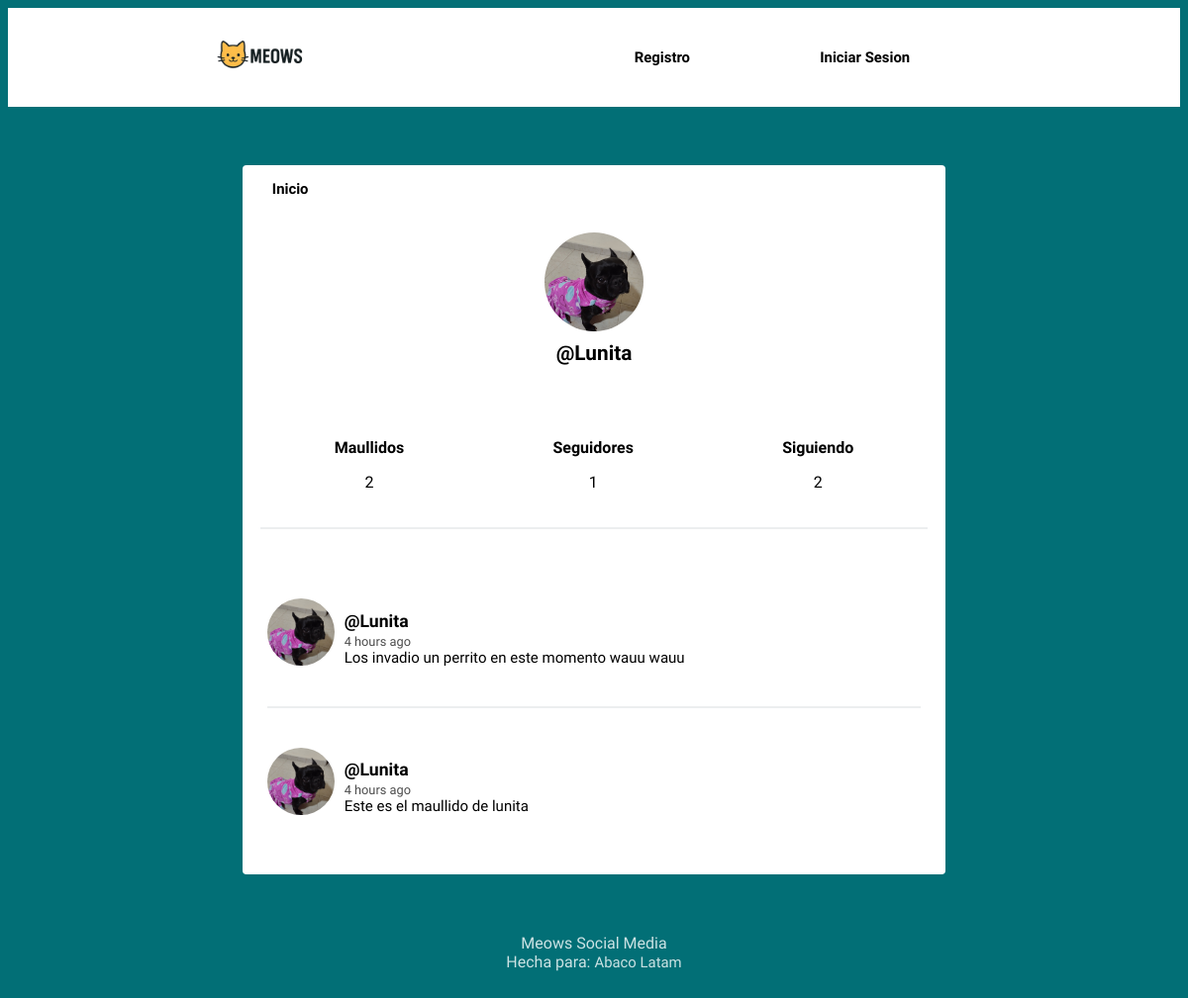
Page /profile/Lunita/ on the committed database.
### meowApp/models.py (models this page shows, shortened)
class Profile(models.Model):
    user = models.OneToOneField(User, on_delete=models.CASCADE)
    image = models.ImageField(default='evilcat.png')
    def following(self):
        user_ids = Relationship.objects.filter(from_user=self.user).values_list('to_user_id', flat=True)
        return User.objects.filter(id__in= user_ids)
    def followers(self):
        user_ids = Relationship.objects.filter(to_user=self.user).values_list('from_user_id', flat=True)
        return User.objects.filter(id__in= user_ids)

class Post(models.Model):
    user = models.ForeignKey(User, on_delete=models.CASCADE, related_name='posts')
    timestamp = models.DateTimeField(default=timezone.now)
    content = models.CharField(max_length=140)
    class Meta:
        ordering = ['-timestamp']

### meowApp/views.py (the view)
def profile(request, username=None):
    current_user = request.user
    if username and username != current_user.username:
        try:
            user = User.objects.get(username=username)
            posts = user.posts.all()
            is_own_profile = False
        except User.DoesNotExist:
            messages.error(request, f'El usuario "{username}" no fue encontrado.')
            return redirect('feed')
    else:
        posts = current_user.posts.all()
        user = current_user
        is_own_profile = True
    return render(request, 'social/profile.html', {'user':user, 'posts': posts, 'is_own_profile': is_own_profile})

### meowApp/templates/social/profile.html (shortened to what this page needs)
{% extends 'social/feed.html' %}
{% block content %}
<div class="profile">
	<img src="{{ user.profile.image.url }}">
	<h2>@{{ user.username }}</h2>
</div>
<div class="follow">
	<div>
		<h5>Maullidos</h5>
		<p>{{ user.posts.count }}</p>
	</div>
	<div>
		<h5>Seguidores</h5>
		<p>{{ user.profile.followers.count }}</p>
	</div>
	<div>
		<h5>Siguiendo</h5>
		<p>{{ user.profile.following.count }}</p>
	</div>
</div>
{{ block.super }}
{% endblock %}

### meowApp/templates/social/feed.html (shortened to what this page needs)
{% extends 'social/layout.html' %}
{% load humanize %}
{% block content %}
{% for post in posts %}
<article>
    <div class="container-article">
        <img src="{{ post.user.profile.image.url }}">
        <div>
            <h2 class="username"><a href="{% url 'profile' post.user.username %}">@{{ post.user.username }}</a></h2>
            <time data-time="#">{{ post.timestamp|naturaltime }}</time>
            <div class="post">{{ post.content }}</div>
        </div>
    </div>
</article>
{% endfor %}
{% endblock %}

### meowApp/static/style.css (style rules this page uses)
body { background: #026f76; font-size: 62.5%; font-family: 'Varela Round', Helvetica, Arial, serif; }
h5 { font-size: 1rem; margin-bottom: 0; }
p { font-size: 1rem; }
img { object-fit: cover; }
a { font-size: .93rem; text-decoration: none; color: black; }
article { width: 93%; margin: auto; padding: 40px 0; border-bottom: 2px solid #ECEEEF; }
.username { margin-bottom: .2rem; }
.username a { font-size: 1.1rem; }
.container-article { display: flex; }
.container-article img { height: 68px; width: 68px; margin-right: 10px; border-radius: 50%; }
article:last-child { border-bottom: 0; }
time { font-size: .8rem; opacity: .7; }
.post { font-size: .94rem; }
.profile { display: flex; align-items: center; flex-direction: column; }
.profile img { height: 100px; width: 100px; margin-right: 10px; border-radius: 50%; margin: 20px; }
.profile h2 { margin-top: -10px; font-size: 1.3rem; }
.follow { display: flex; width: 95%; justify-content: space-around; margin: 30px auto; text-align: center; border-bottom: 2px solid #ECEEEF; padding-bottom: 20px; }

### rows in the picture
Post: user.profile.image (picture), user.username "Lunita", timestamp "4 hours ago", content "Los invadio un perrito en este momento wauu wauu"
Post: user.profile.image (picture), user.username "Lunita", timestamp "4 hours ago", content "Este es el maullido de lunita"

### other values in the picture
{{ user.username }} "Lunita"
{{ user.posts.count }} "2"
{{ user.profile.followers.count }} "1"
{{ user.profile.following.count }} "2"
